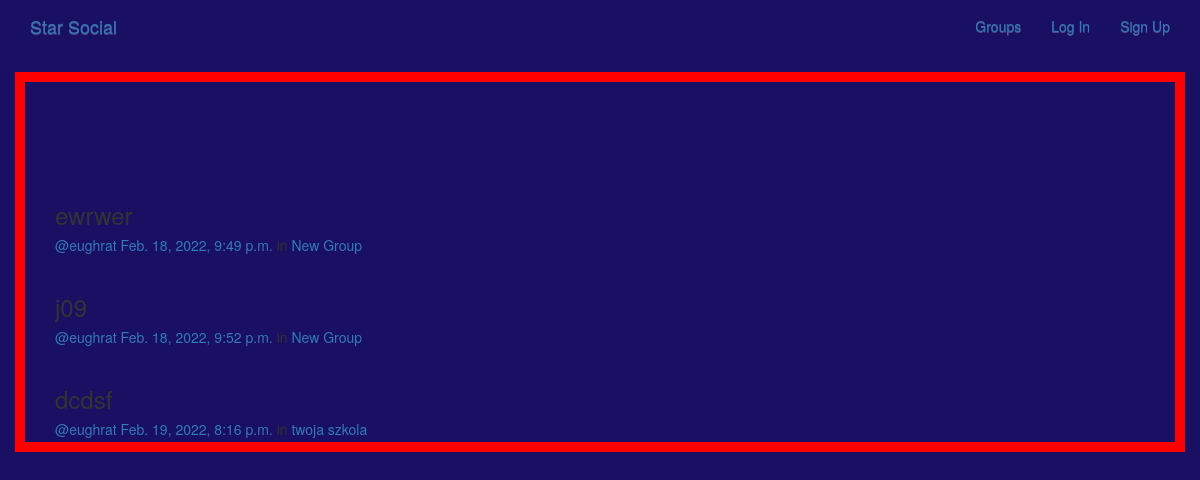
/posts/, run on the app's committed database.
### posts/models.py (models this page shows, shortened)
class Post(models.Model):
    user = models.ForeignKey(User,related_name='posts', on_delete=models.CASCADE)
    created_at = models.DateTimeField(auto_now=True)
    message = models.TextField()
    message_html = models.TextField(editable=False)
    group = models.ForeignKey(Group,related_name='posts',null=True,blank=True, on_delete=models.CASCADE)

### groups/models.py (models this page shows, shortened)
class Group(models.Model):
    name = models.CharField(max_length=256, unique=True)
    slug = models.SlugField(allow_unicode=True,unique=True)
    description = models.TextField(blank=True, default='')
    description_html = models.TextField(editable=False, default='',blank=True)
    members = models.ManyToManyField(User, through="GroupMember")
    class Meta:
        ordering = ['name']

### posts/views.py (the view)
# urls.py: path('', views.PostList.as_view(), name='all'),
class PostList(SelectRelatedMixin,generic.ListView):
    model = models.Post
    select_related = ('user','group')

### templates/posts/post_list.html (shortened to what this page needs)
{% extends 'posts/post_base.html' %}
{% load bootstrap3 %}
{% block post_content %}
<div class="col-md-8">
    {% for post in post_list %}
        {% include "posts/_post.html" %}
    {% endfor %}
</div>
{% endblock %}

### templates/posts/_post.html (shortened to what this page needs)
<div class="post media">
    <h3>{{post.message_html|safe}}</h3>
    <div class="media-body">
        <h5 class=" media-heading">
            <span class="username">
                <a href="{% url 'posts:for_user' username=post.user.username %}">@{{post.user.username}}</a>
            </span>
            <time class="time">
                <a href="{% url 'posts:single' username=post.user.username pk=post.pk %}">{{post.created_at}}</a>
            </time>
            {% if post.group %}
			<span class="group-name">in <a href="#">{{ post.group.name }}</a></span>
			{% endif %}
        </h5>
    </div>
</div>

### static/css/master.css (style rules this page uses)
html, body { height: 100%; width: 100%; overflow: hidden; background: #191063; margin: 0; }

### data on the page
Post: message_html "ewrwer", user.username "eughrat", created_at "Feb. 18, 2022, 9:49 p.m.", group.name "New Group"
Post: message_html "j09", user.username "eughrat", created_at "Feb. 18, 2022, 9:52 p.m.", group.name "New Group"
Post: message_html "dcdsf", user.username "eughrat", created_at "Feb. 19, 2022, 8:16 p.m.", group.name "twoja szkola"
